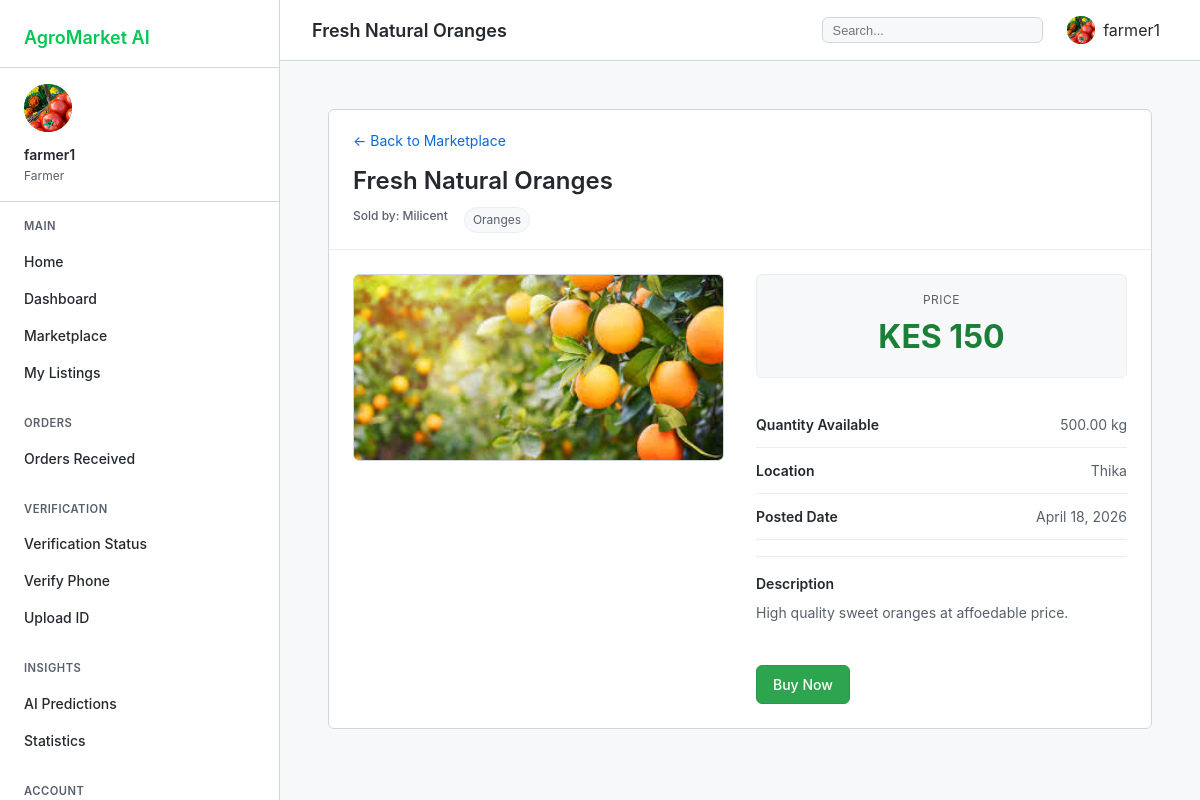
/marketplace/produce/36/ (signed in), run on the app's committed database.
### accounts/models.py (models this page shows, shortened)
class UserProfile(models.Model):
    ROLE_CHOICES = [
        ('farmer', 'Farmer'),
        ('buyer', 'Buyer'),
        ('admin', 'Administrator'),
    ]
    VERIFICATION_LEVELS = [
        ('unverified', 'Unverified'),
        ('email_verified', 'Email Verified'),
        ('phone_verified', 'Phone Verified'),
        ('id_verified', 'ID Verified'),
        ('fully_verified', 'Fully Verified')
    ]
    user = models.OneToOneField(User, on_delete=models.CASCADE, related_name='profile')
    role = models.CharField(max_length=10, choices=ROLE_CHOICES, default='buyer')
    phone_number = models.CharField(max_length=15, blank=True)
    location = models.CharField(max_length=100, blank=True)
    profile_picture = models.ImageField(upload_to='profiles/', null=True, blank=True)
    is_verified = models.BooleanField(default=False)
    verification_level = models.CharField(max_length=20, choices=VERIFICATION_LEVELS, default='unverified')
    phone_verified = models.BooleanField(default=False)
    id_verified = models.BooleanField(default=False)
    is_verified_farmer = models.BooleanField(default=False)
    verified_at = models.DateTimeField(null=True, blank=True)
    created_at = models.DateTimeField(auto_now_add=True)
    updated_at = models.DateTimeField(auto_now=True)
    class Meta:
        verbose_name_plural = 'User Profiles'

### marketplace/models.py (models this page shows, shortened)
class Produce(models.Model):
    UNIT_CHOICES = [
        ('kg', 'Kilogram'),
        ('g', 'Gram'),
        ('piece', 'Piece'),
        ('bunch', 'Bunch'),
        ('sack', 'Sack'),
        ('tray', 'Tray'),
        ('litre', 'Litre'),
    ]
    STATUS_CHOICES = [
        ('available', 'Available'),
        ('sold_out', 'Sold Out'),
        ('low_stock', 'Low Stock'),
        ('discontinued', 'Discontinued'),
    ]
    farmer = models.ForeignKey(User, on_delete=models.CASCADE, related_name='produce_list')
    category = models.ForeignKey(Category, on_delete=models.SET_NULL, null=True)
    name = models.CharField(max_length=100)
    description = models.TextField()
    quantity = models.DecimalField(max_digits=10, decimal_places=2)
    unit = models.CharField(max_length=10, choices=UNIT_CHOICES, default='kg')
    price = models.DecimalField(max_digits=10, decimal_places=2)
    location = models.CharField(max_length=200)
    image = models.ImageField(upload_to='produce/', null=True, blank=True)
    video_url = models.URLField(max_length=500, blank=True, null=True)
    status = models.CharField(max_length=20, choices=STATUS_CHOICES, default='available')
    is_deleted = models.BooleanField(default=False)
    created_at = models.DateTimeField(auto_now_add=True)
    updated_at = models.DateTimeField(auto_now=True)

class Category(models.Model):
    name = models.CharField(max_length=50, unique=True)
    description = models.TextField(blank=True)
    icon = models.CharField(max_length=50, blank=True)
    created_at = models.DateTimeField(auto_now_add=True)
    def __str__(self):
        return self.name
    class Meta:
        verbose_name_plural = 'Categories'

### marketplace/views.py (the view)
# urls.py: path('produce/<int:pk>/', views.produce_detail, name='produce_detail'),
def produce_detail(request, pk):
    produce = get_object_or_404(Produce, pk=pk, is_deleted=False)
    can_purchase = produce.status in ['available', 'low_stock'] and produce.quantity > 0
    related_products = Produce.objects.filter(
        category=produce.category,
        status__in=['available', 'low_stock'],
        is_deleted=False
    ).exclude(pk=pk)[:4]
    context = {
        'produce': produce,
        'related_products': related_products,
        'can_purchase': can_purchase,
    }
    return render(request, 'marketplace/produce_detail.html', context)

### templates/marketplace/produce_detail.html (shortened to what this page needs)
{% extends 'dashboard_base.html' %}
{% block page_title %}{{ produce.name }}{% endblock %}
{% block dashboard_content %}
<div class="product-detail-container">
    <div class="product-detail-card">
        <div class="back-nav">
            <a href="/marketplace/" class="back-link">
                ← Back to Marketplace
            </a>
        </div>
        <div class="product-header">
            <div class="product-title-section">
                <h1 class="product-title">{{ produce.name }}</h1>
                <div class="product-meta">
                    <span class="farmer-name">Sold by: {{ produce.farmer.get_full_name|default:produce.farmer.username }}</span>
                    <span class="product-category">{{ produce.category|default:"Fresh Produce" }}</span>
                </div>
            </div>
        </div>
        <div class="product-content">
            <div class="product-image-section">
                {% if produce.image %}
                    <img src="{{ produce.image.url }}" alt="{{ produce.name }}" class="product-image">
                {% else %}
                    <div class="product-image-placeholder">
                        <span>No image available</span>
                    </div>
                {% endif %}
            </div>
            <div class="product-info-section">
                <div class="price-section">
                    <div class="price-label">Price</div>
                    <div class="price-value">KES {{ produce.price|floatformat:0 }}</div>
                </div>
                <div class="info-row">
                    <div class="info-label">Quantity Available</div>
                    <div class="info-value">{{ produce.quantity }} {{ produce.unit|default:"units" }}</div>
                </div>
                <div class="info-row">
                    <div class="info-label">Location</div>
                    <div class="info-value">{{ produce.location|default:"Not specified" }}</div>
                </div>
                <div class="info-row">
                    <div class="info-label">Posted Date</div>
                    <div class="info-value">{{ produce.created_at|date:"F j, Y" }}</div>
                </div>
                {% if produce.description %}
                <div class="description-section">
                    <div class="info-label">Description</div>
                    <div class="description-text">{{ produce.description|linebreaks }}</div>
                </div>
                {% endif %}
                <div class="action-buttons">
                    {% if user.is_authenticated and user == produce.farmer %}
                        <a href="/marketplace/produce/{{ produce.id }}/edit/" class="btn btn-primary">Edit Product</a>
                        <button type="button" class="btn btn-danger" onclick="confirmDelete({{ produce.id }})">Delete Product</button>
                    {% elif user.is_authenticated and user != produce.farmer %}
                        <a href="/marketplace/produce/{{ produce.id }}/order/" class="btn btn-primary">Buy Now</a>
                    {% else %}
                        <a href="/accounts/login/" class="btn btn-primary">Login to Purchase</a>
                        <a href="/accounts/signup/" class="btn btn-outline">Sign Up</a>
                    {% endif %}
                </div>
            </div>
        </div>
    </div>
</div>
{% endblock %}

### templates/dashboard_base.html (shortened to what this page needs)
<!DOCTYPE html>
<html lang="en">
<head>
    {% load static %}
</head>
<body>
    <div class="dashboard">
        <aside class="sidebar" id="sidebar">
            <div class="sidebar-header">
                <a href="/" class="sidebar-logo">AgroMarket AI</a>
            </div>
            <div class="sidebar-user">
                <div class="user-avatar">
                    {% if user.is_authenticated and user.profile.profile_picture %}
                        <img src="{{ user.profile.profile_picture.url }}" alt="{{ user.username }}">
                    {% elif user.is_authenticated %}
                        <span>{{ user.username|make_list|first|upper }}</span>
                    {% else %}
                        <span>G</span>
                    {% endif %}
                </div>
                <div class="user-name">
                    {% if user.is_authenticated %}
                        {{ user.get_full_name|default:user.username }}
                    {% else %}
                        Guest User
                    {% endif %}
                </div>
                <div class="user-role">
                    {% if user.is_authenticated %}
                        {{ user.profile.role|title }}
                    {% else %}
                        Not Logged In
                    {% endif %}
                </div>
            </div>
            <nav class="sidebar-nav">
                <div class="nav-section">
                    <div class="nav-section-title">MAIN</div>
                    <a href="/" class="nav-item">
                        <span class="nav-item-text">Home</span>
                    </a>
                    <a href="/accounts/" class="nav-item">
                        <span class="nav-item-text">Dashboard</span>
                    </a>
                    <a href="/marketplace/" class="nav-item">
                        <span class="nav-item-text">Marketplace</span>
                    </a>
                    {% if user.is_authenticated and user.profile.role == 'farmer' %}
                    <a href="/accounts/listings/" class="nav-item">
                        <span class="nav-item-text">My Listings</span>
                    </a>
                    {% endif %}
                </div>
                <div class="nav-section">
                    <div class="nav-section-title">ORDERS</div>
                    {% if user.is_authenticated and user.profile.role == 'farmer' %}
                    <a href="/accounts/received-orders/" class="nav-item">
                        <span class="nav-item-text">Orders Received</span>
                    </a>
                    {% endif %}
                </div>
                <div class="nav-section">
                    <div class="nav-section-title">VERIFICATION</div>
                    {% if user.is_authenticated %}
                    <a href="/accounts/verification-status/" class="nav-item">
                        <span class="nav-item-text">Verification Status</span>
                    </a>
                    <a href="/accounts/verify-phone/" class="nav-item">
                        <span class="nav-item-text">Verify Phone</span>
                    </a>
                    <a href="/accounts/upload-id/" class="nav-item">
                        <span class="nav-item-text">Upload ID</span>
                    </a>
                    {% endif %}
                </div>
                <div class="nav-section">
                    <div class="nav-section-title">INSIGHTS</div>
                    <a href="/ai/insights/" class="nav-item">
                        <span class="nav-item-text">AI Predictions</span>
                    </a>
                    {% if user.is_authenticated %}
                    <a href="/accounts/stats/" class="nav-item">
                        <span class="nav-item-text">Statistics</span>
                    </a>
                    {% endif %}
                </div>
                <div class="nav-section">
                    <div class="nav-section-title">ACCOUNT</div>
                </div>
            </nav>
        </aside>
        <main class="main-content">
            <div class="top-bar">
                <div style="display: flex; align-items: center; gap: 1rem;">
                    <h1 class="page-title">{% block page_title %}Dashboard{% endblock %}</h1>
                </div>
                <div class="top-bar-right">
                    <div class="search-box">
                        <input type="text" placeholder="Search..." id="globalSearch">
                    </div>
                    {% if user.is_authenticated %}
                    <div class="user-menu" onclick="window.location.href='/accounts/profile/'">
                        <div class="user-menu-avatar">
                            {% if user.profile.profile_picture %}
                                <img src="{{ user.profile.profile_picture.url }}" alt="{{ user.username }}">
                            {% else %}
                                <span>{{ user.username|make_list|first|upper }}</span>
                            {% endif %}
                        </div>
                        <span>{{ user.username }}</span>
                    </div>
                    {% endif %}
                </div>
            </div>
            <div class="content-area">
                {% block dashboard_content %}{% endblock %}
            </div>
        </main>
    </div>
</body>
</html>

### templates/dashboard_base.html (style rules this page uses)
* { margin: 0; padding: 0; box-sizing: border-box; }
:root { --primary: #00c853; --primary-dark: #009624; --primary-light: #5efc82; --gold: #ffd700; --text-dark: #24292f; --text-muted: #57606a; --border: #d0d7de; --bg-light: #f6f8fa; --sidebar-bg: #ffffff; --sidebar-text: #24292f; --sidebar-hover: #f3f4f6; --sidebar-active: #00c853; --card-shadow: 0 1px 3px rgba(0,0,0,0.05); --header-bg: #ffffff; }
body { font-family: -apple-system, BlinkMacSystemFont, 'Segoe UI', 'Noto Sans', Helvetica, Arial, sans-serif; background-color: var(--bg-light); color: var(--text-dark); line-height: 1.5; }
.dashboard { display: flex; min-height: 100vh; }
.sidebar { width: 280px; background-color: var(--sidebar-bg); border-right: 1px solid var(--border); position: fixed; left: 0; top: 0; bottom: 0; display: flex; flex-direction: column; z-index: 100; }
.sidebar-header { padding: 1.5rem 1.5rem 1rem; border-bottom: 1px solid var(--border); flex-shrink: 0; }
.sidebar-logo { font-size: 1.125rem; font-weight: 600; color: var(--primary); text-decoration: none; display: block; }
.sidebar-user { padding: 1rem 1.5rem; border-bottom: 1px solid var(--border); flex-shrink: 0; }
.user-avatar { width: 48px; height: 48px; background: linear-gradient(135deg, var(--primary) 0%, var(--primary-dark) 100%); border-radius: 50%; display: flex; align-items: center; justify-content: center; margin-bottom: 0.75rem; overflow: hidden; }
.user-avatar img { width: 100%; height: 100%; object-fit: cover; }
.user-name { font-weight: 600; font-size: 0.875rem; margin-bottom: 0.125rem; color: var(--text-dark); }
.user-role { font-size: 0.75rem; color: var(--text-muted); }
.sidebar-nav { flex: 1; overflow-y: auto; padding: 0.5rem 0 1rem; }
.nav-section { margin-bottom: 1rem; }
.nav-section-title { padding: 0.5rem 1.5rem; font-size: 0.7rem; font-weight: 600; text-transform: uppercase; letter-spacing: 0.5px; color: var(--text-muted); }
.nav-item { display: flex; align-items: center; justify-content: space-between; padding: 0.5rem 1.5rem; color: var(--sidebar-text); text-decoration: none; transition: all 0.2s; font-size: 0.875rem; font-weight: 500; }
.nav-item-text { display: flex; align-items: center; gap: 0.75rem; }
.main-content { flex: 1; margin-left: 280px; min-height: 100vh; }
.top-bar { background-color: var(--header-bg); border-bottom: 1px solid var(--border); padding: 0.75rem 2rem; display: flex; justify-content: space-between; align-items: center; position: sticky; top: 0; z-index: 99; background-color: rgba(255,255,255,0.95); backdrop-filter: blur(8px); }
.page-title { font-size: 1.125rem; font-weight: 600; }
.top-bar-right { display: flex; align-items: center; gap: 1rem; }
.search-box { display: flex; align-items: center; background-color: var(--bg-light); border: 1px solid var(--border); border-radius: 6px; padding: 0.3rem 0.6rem; }
.search-box input { border: none; background: none; outline: none; width: 200px; font-size: 0.8rem; }
.user-menu { display: flex; align-items: center; gap: 0.5rem; cursor: pointer; padding: 0.25rem 0.5rem; border-radius: 6px; transition: background 0.2s; }
.user-menu-avatar { width: 28px; height: 28px; background: linear-gradient(135deg, var(--primary) 0%, var(--primary-dark) 100%); border-radius: 50%; display: flex; align-items: center; justify-content: center; overflow: hidden; }
.user-menu-avatar img { width: 100%; height: 100%; object-fit: cover; }
.content-area { padding: 2rem; max-width: 1280px; margin: 0 auto; }

### data on the page
Produce: name "Fresh Natural Oranges", farmer.get_full_name "Milicent", category "Oranges", image (picture), price "150", quantity "500.00", unit "kg", location "Thika", created_at "April 18, 2026", description "High quality sweet oranges at affoedable price."

### other printed values
{{ user.get_full_name|default:user.username }} "farmer1"
{{ user.profile.role|title }} "Farmer"
{{ user.username }} "farmer1"
